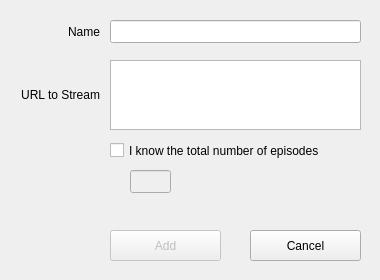
<?xml version="1.0" encoding="UTF-8"?>
<ui version="4.0">
 <class>AddNewAnime</class>
 <widget class="QDialog" name="AddNewAnime">
  <property name="geometry">
   <rect>
    <x>0</x>
    <y>0</y>
    <width>380</width>
    <height>280</height>
   </rect>
  </property>
  <property name="windowTitle">
   <string>Add New Anime</string>
  </property>
  <property name="windowIcon">
   <iconset>
    <normaloff>icon/Anwalic_icon_1.png</normaloff>icon/Anwalic_icon_1.png</iconset>
  </property>
  <widget class="QLabel" name="label">
   <property name="enabled">
    <bool>true</bool>
   </property>
   <property name="geometry">
    <rect>
     <x>19</x>
     <y>20</y>
     <width>81</width>
     <height>23</height>
    </rect>
   </property>
   <property name="font">
    <font>
     <pointsize>9</pointsize>
    </font>
   </property>
   <property name="text">
    <string>Name</string>
   </property>
   <property name="textFormat">
    <enum>Qt::AutoText</enum>
   </property>
   <property name="alignment">
    <set>Qt::AlignRight|Qt::AlignTrailing|Qt::AlignVCenter</set>
   </property>
  </widget>
  <widget class="QLineEdit" name="etName">
   <property name="geometry">
    <rect>
     <x>110</x>
     <y>20</y>
     <width>251</width>
     <height>23</height>
    </rect>
   </property>
   <property name="toolTip">
    <string>Name of the Anime</string>
   </property>
   <property name="text">
    <string/>
   </property>
  </widget>
  <widget class="QLabel" name="label_2">
   <property name="geometry">
    <rect>
     <x>19</x>
     <y>60</y>
     <width>81</width>
     <height>70</height>
    </rect>
   </property>
   <property name="text">
    <string>URL to Stream</string>
   </property>
   <property name="alignment">
    <set>Qt::AlignRight|Qt::AlignTrailing|Qt::AlignVCenter</set>
   </property>
   <property name="wordWrap">
    <bool>true</bool>
   </property>
  </widget>
  <widget class="QTextEdit" name="etURL">
   <property name="geometry">
    <rect>
     <x>110</x>
     <y>60</y>
     <width>251</width>
     <height>70</height>
    </rect>
   </property>
   <property name="cursor" stdset="0">
    <cursorShape>IBeamCursor</cursorShape>
   </property>
   <property name="toolTip">
    <string>Internet address where you can watch the anime</string>
   </property>
   <property name="html">
    <string>&lt;!DOCTYPE HTML PUBLIC &quot;-//W3C//DTD HTML 4.0//EN&quot; &quot;http://www.w3.org/TR/REC-html40/strict.dtd&quot;&gt;
&lt;html&gt;&lt;head&gt;&lt;meta name=&quot;qrichtext&quot; content=&quot;1&quot; /&gt;&lt;style type=&quot;text/css&quot;&gt;
p, li { white-space: pre-wrap; }
&lt;/style&gt;&lt;/head&gt;&lt;body style=&quot; font-family:'MS Shell Dlg 2'; font-size:8.25pt; font-weight:400; font-style:normal;&quot;&gt;
&lt;p style=&quot;-qt-paragraph-type:empty; margin-top:0px; margin-bottom:0px; margin-left:0px; margin-right:0px; -qt-block-indent:0; text-indent:0px; font-family:'Sans Serif'; font-size:9pt;&quot;&gt;&lt;br /&gt;&lt;/p&gt;&lt;/body&gt;&lt;/html&gt;</string>
   </property>
  </widget>
  <widget class="QCheckBox" name="cbTotalEpisodesAvailable">
   <property name="geometry">
    <rect>
     <x>110</x>
     <y>140</y>
     <width>251</width>
     <height>21</height>
    </rect>
   </property>
   <property name="text">
    <string>I know the total number of episodes</string>
   </property>
  </widget>
  <widget class="QLineEdit" name="etTotalEpisodes">
   <property name="enabled">
    <bool>false</bool>
   </property>
   <property name="geometry">
    <rect>
     <x>130</x>
     <y>170</y>
     <width>41</width>
     <height>23</height>
    </rect>
   </property>
   <property name="toolTip">
    <string>Total Number of Episodes</string>
   </property>
   <property name="text">
    <string/>
   </property>
   <property name="alignment">
    <set>Qt::AlignCenter</set>
   </property>
  </widget>
  <widget class="QPushButton" name="btnOK">
   <property name="enabled">
    <bool>false</bool>
   </property>
   <property name="geometry">
    <rect>
     <x>110</x>
     <y>230</y>
     <width>111</width>
     <height>31</height>
    </rect>
   </property>
   <property name="text">
    <string>Add</string>
   </property>
  </widget>
  <widget class="QPushButton" name="btnCancel">
   <property name="geometry">
    <rect>
     <x>250</x>
     <y>230</y>
     <width>111</width>
     <height>31</height>
    </rect>
   </property>
   <property name="text">
    <string>Cancel</string>
   </property>
  </widget>
 </widget>
 <resources/>
 <connections/>
</ui>
